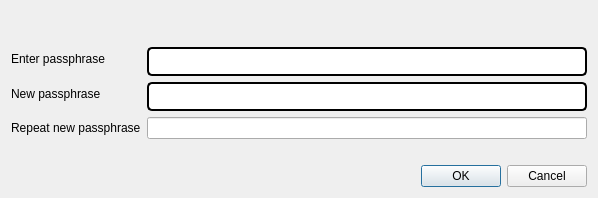
<?xml version="1.0" encoding="UTF-8"?>
<ui version="4.0">
 <class>AskPassphraseDialog</class>
 <widget class="QDialog" name="AskPassphraseDialog">
  <property name="geometry">
   <rect>
    <x>0</x>
    <y>0</y>
    <width>598</width>
    <height>198</height>
   </rect>
  </property>
  <property name="sizePolicy">
   <sizepolicy hsizetype="Preferred" vsizetype="Minimum">
    <horstretch>0</horstretch>
    <verstretch>0</verstretch>
   </sizepolicy>
  </property>
  <property name="minimumSize">
   <size>
    <width>550</width>
    <height>0</height>
   </size>
  </property>
  <property name="windowTitle">
   <string>Passphrase Dialog</string>
  </property>
  <layout class="QVBoxLayout" name="verticalLayout">
   <item>
    <widget class="QLabel" name="warningLabel">
     <property name="textFormat">
      <enum>Qt::RichText</enum>
     </property>
     <property name="wordWrap">
      <bool>true</bool>
     </property>
    </widget>
   </item>
   <item>
    <layout class="QFormLayout" name="formLayout">
     <property name="fieldGrowthPolicy">
      <enum>QFormLayout::AllNonFixedFieldsGrow</enum>
     </property>
     <item row="0" column="0">
      <widget class="QLabel" name="passLabel1">
       <property name="text">
        <string>Enter passphrase</string>
       </property>
      </widget>
     </item>
     <item row="0" column="1">
      <widget class="QLineEdit" name="passEdit1">
       <property name="styleSheet">
        <string notr="true">
border-top-left-radius: 5px;
border-top-right-radius: 5px;
border-bottom-left-radius: 5px;
border-bottom-right-radius: 5px;
border: 2px solid #000000;
min-height: 25px;
max-height: 25px;</string>
       </property>
       <property name="echoMode">
        <enum>QLineEdit::Password</enum>
       </property>
      </widget>
     </item>
     <item row="1" column="0">
      <widget class="QLabel" name="passLabel2">
       <property name="text">
        <string>New passphrase</string>
       </property>
      </widget>
     </item>
     <item row="1" column="1">
      <widget class="QLineEdit" name="passEdit2">
       <property name="styleSheet">
        <string notr="true">
border-top-left-radius: 5px;
border-top-right-radius: 5px;
border-bottom-left-radius: 5px;
border-bottom-right-radius: 5px;
border: 2px solid #000000;
min-height: 25px;
max-height: 25px;</string>
       </property>
       <property name="echoMode">
        <enum>QLineEdit::Password</enum>
       </property>
      </widget>
     </item>
     <item row="2" column="0">
      <widget class="QLabel" name="passLabel3">
       <property name="text">
        <string>Repeat new passphrase</string>
       </property>
      </widget>
     </item>
     <item row="2" column="1">
      <widget class="QLineEdit" name="passEdit3">
       <property name="styleSheet">
        <string notr="true"></string>
       </property>
       <property name="echoMode">
        <enum>QLineEdit::Password</enum>
       </property>
      </widget>
     </item>
     <item row="3" column="1">
      <widget class="QLabel" name="capsLabel">
       <property name="font">
        <font>
         <weight>75</weight>
         <bold>true</bold>
        </font>
       </property>
       <property name="text">
        <string/>
       </property>
       <property name="alignment">
        <set>Qt::AlignCenter</set>
       </property>
      </widget>
     </item>
    </layout>
   </item>
   <item>
    <widget class="QDialogButtonBox" name="buttonBox">
     <property name="styleSheet">
      <string notr="true"></string>
     </property>
     <property name="orientation">
      <enum>Qt::Horizontal</enum>
     </property>
     <property name="standardButtons">
      <set>QDialogButtonBox::Cancel|QDialogButtonBox::Ok</set>
     </property>
    </widget>
   </item>
  </layout>
 </widget>
 <resources/>
 <connections>
  <connection>
   <sender>buttonBox</sender>
   <signal>accepted()</signal>
   <receiver>AskPassphraseDialog</receiver>
   <slot>accept()</slot>
   <hints>
    <hint type="sourcelabel">
     <x>248</x>
     <y>254</y>
    </hint>
    <hint type="destinationlabel">
     <x>157</x>
     <y>274</y>
    </hint>
   </hints>
  </connection>
  <connection>
   <sender>buttonBox</sender>
   <signal>rejected()</signal>
   <receiver>AskPassphraseDialog</receiver>
   <slot>reject()</slot>
   <hints>
    <hint type="sourcelabel">
     <x>316</x>
     <y>260</y>
    </hint>
    <hint type="destinationlabel">
     <x>286</x>
     <y>274</y>
    </hint>
   </hints>
  </connection>
 </connections>
</ui>
